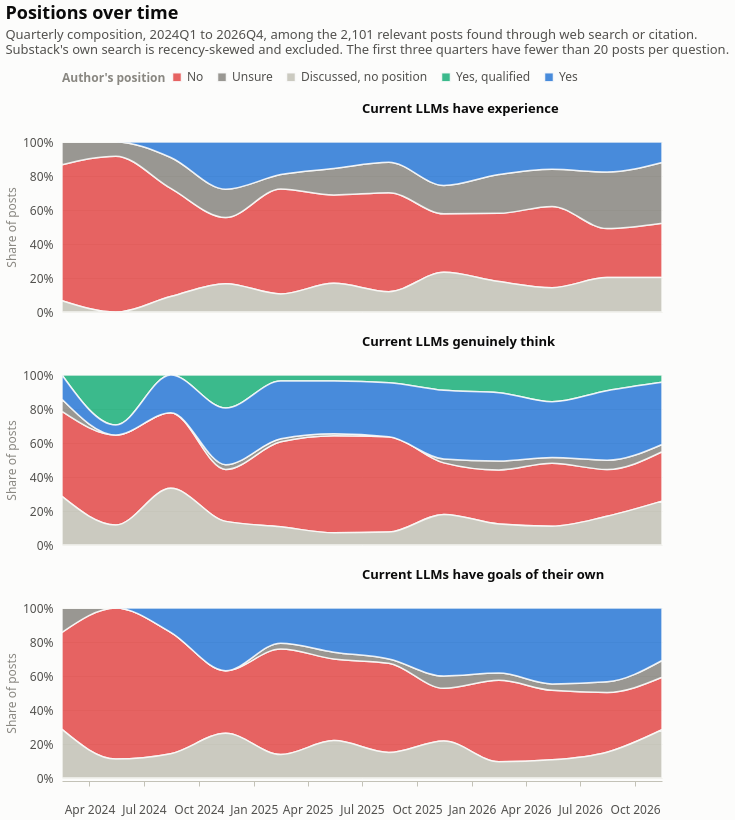

Describe this chart as a Vega-Lite specification.
### Vega-Lite specification from a JSON file in a GitHub repository (floating-point values rounded to 4 significant figures; data arrays with more than 128 entries replaced by an {"elided": "..."} marker saying what was removed)
{"$schema": "https://vega.github.io/schema/vega-lite/v6.4.1.json", "config": {"axis": {"domainColor": "#c3c2b7", "gridColor": "#e1e0d9", "gridWidth": 1, "labelColor": "#52514e", "labelFont": "system-ui, -apple-system, 'Segoe UI', sans-serif", "labelFontSize": 12, "labelPadding": 6, "tickColor": "#c3c2b7", "titleColor": "#898781", "titleFont": "system-ui, -apple-system, 'Segoe UI', sans-serif", "titleFontSize": 12, "titleFontWeight": 400}, "axisX": {"grid": false}, "axisY": {"domain": false, "ticks": false}, "background": "#fcfcfb", "bar": {"cornerRadiusEnd": 4}, "font": "system-ui, -apple-system, 'Segoe UI', sans-serif", "header": {"labelColor": "#0b0b0b", "labelFont": "system-ui, -apple-system, 'Segoe UI', sans-serif", "labelFontSize": 13, "labelFontWeight": 600, "titleColor": "#898781", "titleFont": "system-ui, -apple-system, 'Segoe UI', sans-serif"}, "legend": {"direction": "horizontal", "labelColor": "#52514e", "labelFont": "system-ui, -apple-system, 'Segoe UI', sans-serif", "labelFontSize": 12, "orient": "top", "symbolSize": 80, "symbolType": "square", "titleColor": "#898781", "titleFont": "system-ui, -apple-system, 'Segoe UI', sans-serif", "titleFontSize": 12, "titleOrient": "left"}, "line": {"strokeCap": "round", "strokeJoin": "round", "strokeWidth": 2}, "point": {"filled": true, "size": 64}, "range": {"category": ["#2a78d6", "#eb6834", "#1baf7a", "#eda100", "#e87ba4", "#008300", "#4a3aa7", "#e34948"]}, "text": {"color": "#52514e", "font": "system-ui, -apple-system, 'Segoe UI', sans-serif", "fontSize": 12}, "title": {"anchor": "start", "color": "#0b0b0b", "font": "system-ui, -apple-system, 'Segoe UI', sans-serif", "fontSize": 18, "fontWeight": 600, "offset": 14, "subtitleColor": "#52514e", "subtitleFontSize": 13, "subtitlePadding": 6}, "view": {"stroke": null}}, "data": {"name": "data-8712ce51ef5db3a110d49a90a54ee7be"}, "datasets": {"data-8712ce51ef5db3a110d49a90a54ee7be": {"elided": "180 records"}}, "facet": {"row": {"field": "axis", "header": {"labelAlign": "left", "labelAngle": 0, "labelOrient": "top"}, "sort": ["Current LLMs have experience", "Current LLMs genuinely think", "Current LLMs have goals of their own"], "title": null, "type": "nominal"}}, "spec": {"encoding": {"color": {"field": "option", "legend": {"labelExpr": "{\"no\": \"No\", \"unsure\": \"Unsure\", \"discussed\": \"Discussed, no position\", \"yes_qualified\": \"Yes, qualified\", \"yes\": \"Yes\"}[datum.label]", "title": "Author's position"}, "scale": {"domain": ["no", "unsure", "discussed", "yes_qualified", "yes"], "range": ["#e34948", "#898781", "#c3c2b7", "#1baf7a", "#2a78d6"]}, "sort": ["no", "unsure", "discussed", "yes_qualified", "yes"], "type": "nominal"}, "order": {"field": "option", "sort": "ascending", "type": "nominal"}, "tooltip": [{"field": "axis", "title": "Question", "type": "nominal"}, {"field": "quarter", "title": "Quarter", "type": "nominal"}, {"field": "option", "title": "Position", "type": "nominal"}, {"field": "count", "title": "Posts", "type": "quantitative"}, {"field": "share", "format": ".0%", "title": "Share", "type": "quantitative"}, {"field": "n", "title": "Posts addressing", "type": "quantitative"}], "x": {"axis": {"format": "%b %Y", "grid": false, "labelAngle": 0, "labelPadding": 18}, "field": "date", "title": null, "type": "temporal"}, "y": {"axis": {"format": "%", "grid": true}, "field": "share", "stack": "normalize", "title": "Share of posts", "type": "quantitative"}}, "height": 170, "mark": {"interpolate": "monotone", "opacity": 0.85, "stroke": "#fcfcfb", "strokeWidth": 1.5, "type": "area"}, "width": 600}, "title": {"subtitle": ["Quarterly composition, 2024Q1 to 2026Q4, among the 2,101 relevant posts found through web search or citation.", "Substack's own search is recency-skewed and excluded. The first three quarters have fewer than 20 posts per question."], "text": "Positions over time"}}
